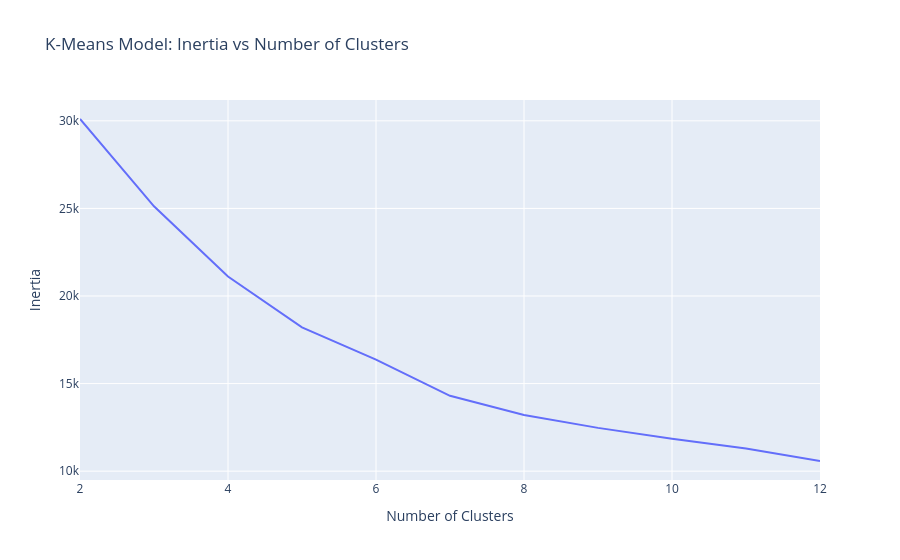

Notebook code for this chart:
### Markdown cell above
We used plotly express to create a line plot that shows the values of `inertia_errors` as a function of `n_clusters`. Label my x-axis `"Number of Clusters"`, y-axis `"Inertia"`, and use the title `"K-Means Model: Inertia vs Number of Clusters"`

### Code cell
fig=px.line(x=n_clusters,
            y=inertia_errors,
            title="K-Means Model: Inertia vs Number of Clusters"
            )
fig.update_layout(xaxis_title="Number of Clusters",yaxis_title="Inertia")
fig.show()

### Figure 1 — Plotly figure (JSON) as saved in the notebook; plotly's stock layout.template omitted (floating-point values rounded to 4 significant figures)
{"data": [{"hovertemplate": "x=%{x}<br>y=%{y}<extra></extra>", "legendgroup": "", "line": {"color": "#636efa", "dash": "solid"}, "marker": {"symbol": "circle"}, "mode": "lines", "name": "", "orientation": "v", "showlegend": false, "type": "scatter", "x": [2, 3, 4, 5, 6, 7, 8, 9, 10, 11, 12], "xaxis": "x", "y": [30100.0, 25120.0, 21110.0, 18210.0, 16370.0, 14300.0, 13210.0, 12470.0, 11860.0, 11290.0, 10580.0], "yaxis": "y"}], "layout": {"legend": {"tracegroupgap": 0}, "title": {"text": "K-Means Model: Inertia vs Number of Clusters"}, "xaxis": {"anchor": "y", "domain": [0, 1], "title": {"text": "Number of Clusters"}}, "yaxis": {"anchor": "x", "domain": [0, 1], "title": {"text": "Inertia"}}}}
